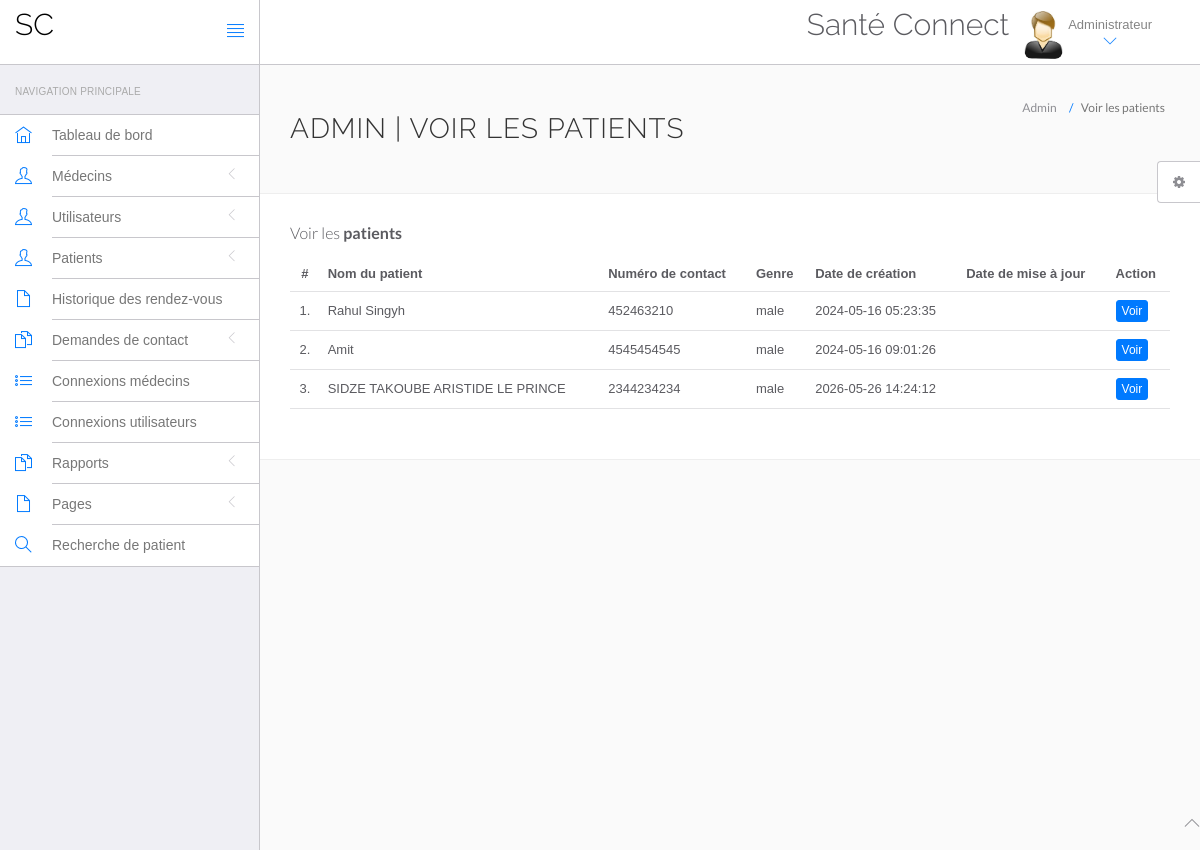
/hms/admin/manage-patient.php (signed in), run on the app's committed database.
### tables this page shows
CREATE TABLE `tblpatient` (
  `ID` int(10) NOT NULL,
  `Docid` int(10) DEFAULT NULL,
  `PatientName` varchar(200) DEFAULT NULL,
  `PatientContno` bigint(10) DEFAULT NULL,
  `PatientEmail` varchar(200) DEFAULT NULL,
  `PatientGender` varchar(50) DEFAULT NULL,
  `PatientAdd` mediumtext DEFAULT NULL,
  `PatientAge` int(10) DEFAULT NULL,
  `PatientMedhis` mediumtext DEFAULT NULL,
  `CreationDate` timestamp NULL DEFAULT current_timestamp(),
  `UpdationDate` timestamp NULL DEFAULT NULL ON UPDATE current_timestamp()
);

### hms/admin/manage-patient.php (the view, shortened to what this page needs)
<?php
include('include/config.php');
if(strlen($_SESSION['id']==0)) {
 header('location:logout.php');
  } else{
?>
<!DOCTYPE html>
<html lang="fr">
    <head>
        <link rel="stylesheet" href="vendor/bootstrap/css/bootstrap.min.css">
        <link rel="stylesheet" href="vendor/fontawesome/css/font-awesome.min.css">
        <link rel="stylesheet" href="vendor/themify-icons/themify-icons.min.css">
        <link href="vendor/animate.css/animate.min.css" rel="stylesheet" media="screen">
        <link href="vendor/perfect-scrollbar/perfect-scrollbar.min.css" rel="stylesheet" media="screen">
        <link href="vendor/switchery/switchery.min.css" rel="stylesheet" media="screen">
        <link href="vendor/bootstrap-touchspin/jquery.bootstrap-touchspin.min.css" rel="stylesheet" media="screen">
        <link href="vendor/select2/select2.min.css" rel="stylesheet" media="screen">
        <link href="vendor/bootstrap-datepicker/bootstrap-datepicker3.standalone.min.css" rel="stylesheet" media="screen">
        <link href="vendor/bootstrap-timepicker/bootstrap-timepicker.min.css" rel="stylesheet" media="screen">
        <link rel="stylesheet" href="assets/css/styles.css">
        <link rel="stylesheet" href="assets/css/plugins.css">
        <link rel="stylesheet" href="assets/css/themes/theme-1.css" id="skin_color" />
    </head>
    <body>
        <div id="app">
<?php include('include/sidebar.php');?>
<div class="app-content">
<?php include('include/header.php');?>
<div class="main-content" >
<div class="wrap-content container" id="container">
                        <section id="page-title">
<div class="row">
<div class="col-sm-8">
<h1 class="mainTitle">Admin | Voir les patients</h1>
</div>
<ol class="breadcrumb">
<li>
<span>Admin</span>
</li>
<li class="active">
<span>Voir les patients</span>
</li>
</ol>
</div>
</section>
<div class="container-fluid container-fullw bg-white">
<div class="row">
<div class="col-md-12">
<h5 class="over-title margin-bottom-15">Voir les <span class="text-bold">patients</span></h5>
<table class="table table-hover" id="sample-table-1">
<thead>
<tr>
<th class="center">#</th>
<th>Nom du patient</th>
<th>Numéro de contact</th>
<th>Genre</th>
<th>Date de création</th>
<th>Date de mise à jour</th>
<th>Action</th>
</tr>
</thead>
<tbody>
<?php
$sql=mysqli_query($con,"select * from tblpatient");
$cnt=1;
while($row=mysqli_fetch_array($sql))
{
?>
<tr>
<td class="center"><?php echo $cnt;?>.</td>
<td class="hidden-xs"><?php echo $row['PatientName'];?></td>
<td><?php echo $row['PatientContno'];?></td>
<td><?php echo $row['PatientGender'];?></td>
<td><?php echo $row['CreationDate'];?></td>
<td><?php echo $row['UpdationDate'];?>
</td>
<td>
<a href="view-patient.php?viewid=<?php echo $row['ID'];?>" class="btn btn-primary btn-xs" target="_blank">Voir</a>
</td>
</tr>
<?php
$cnt=$cnt+1;
 }?></tbody>
</table>
</div>
</div>
</div>
</div>
</div>
</div>
</div>
            <?php include('include/footer.php');?>
            <?php include('include/setting.php');?>
        </body>
</html>
<?php } ?>

### hms/admin/assets/css/themes/theme-1.css (style rules this page uses)
body { background: #FAFAFA; }

### data on the page
tblpatient: PatientName "Rahul Singyh", PatientContno "452463210", PatientGender "male", CreationDate "2024-05-16 05:23:35"
tblpatient: PatientName "Amit", PatientContno "4545454545", PatientGender "male", CreationDate "2024-05-16 09:01:26"
tblpatient: PatientName "SIDZE TAKOUBE ARISTIDE LE PRINCE", PatientContno "2344234234", PatientGender "male", CreationDate "2026-05-26 14:24:12"
